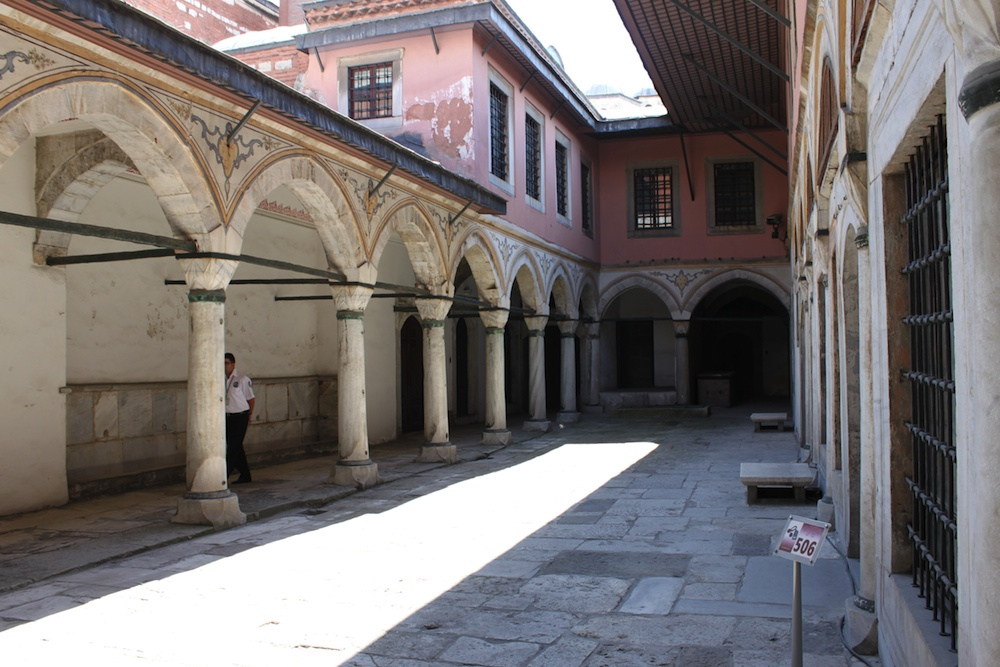
#> input picture texture synthesis and image inpainting/test_im3.jpg, 1000 x 667 px
$ python 3_fill_in_gaps_museum.py   (Python 2 division)   (older library calls are emulated)
#> lines starting #> are read from the running program, lines starting #| are printed output that depends on the picture; after the words box and inside, x2 and y2 are one past the last pixel; in counts of white or black regions, pixels touching at a corner belong together
# -*- coding: utf-8 -*-
"""
Created on Mon Mar 27 05:44:10 2017

@author: blerta
"""

from skimage import io
import numpy as np
import scipy
import operator
import random
import scipy.misc
from skimage import color


def my_gaussian_filter(sz):
#> called with sz = 23
    fltr = np.zeros((sz,sz))
    delta = sz/2
    sigma=0.2
    for ii in range(0,sz):
        for jj in range(0,sz):
            x = ii-delta
            y = jj-delta
            fltr[ii][jj] = (1/(2*3.14*sigma))*np.exp((-x*x-y*y)/2*sigma*sigma)
    return fltr

def find_pixel_value(x, y, i_img, o_img, ws):
    a = np.ones((ws,ws))
    leap = ws/2
    pxl_area = o_img[x-leap:x+leap+1, y-leap:y+leap+1]
    all_neighbor_distances = {}
    all_pixels = {}
    #print ws
    for ii in range(0,i_img.shape[0]-ws):
        for jj in range(0,i_img.shape[1]-ws):
            patch_area = i_img[ii:ii+ws, jj:jj + ws]
            if (pxl_area.shape[0] == patch_area.shape[0]) and ( pxl_area.shape[1] == patch_area.shape[1]):
                mask = np.copy(pxl_area)
                mask[mask>0]=1
                patch_area = patch_area*mask
                diff_area = pxl_area*a-patch_area
                sq_diff_area = diff_area*a*diff_area#np.multiply(diff_area,diff_area)#[x**2 for x in diff_area]
                filtered = sq_diff_area*a*the_filter*mask
                all_neighbor_distances[(ii,jj)] = np.sum(filtered)

                all_pixels[(ii,jj)] = i_img[ii + leap + 1,jj + leap + 1]
            else:
                return 0
    sorted_dict = sorted(all_neighbor_distances.items(), key=operator.itemgetter(1))
    min_val = sorted_dict[0][1]
    if min_val == 0:
        d = dict((k, v) for k, v in all_neighbor_distances.items() if v == 0)
    else:
        threshold = 1.1
        d = dict((k, v) for k, v in all_neighbor_distances.items() if v < threshold*min_val)
    a_key =  random.choice(d.keys())

    return all_pixels[a_key]


window_size = 11#5
window_size = 19#9
window_size = 23#11
padding=20
the_filter = my_gaussian_filter(window_size)


img = color.rgb2gray(io.imread('test_im3.jpg'))
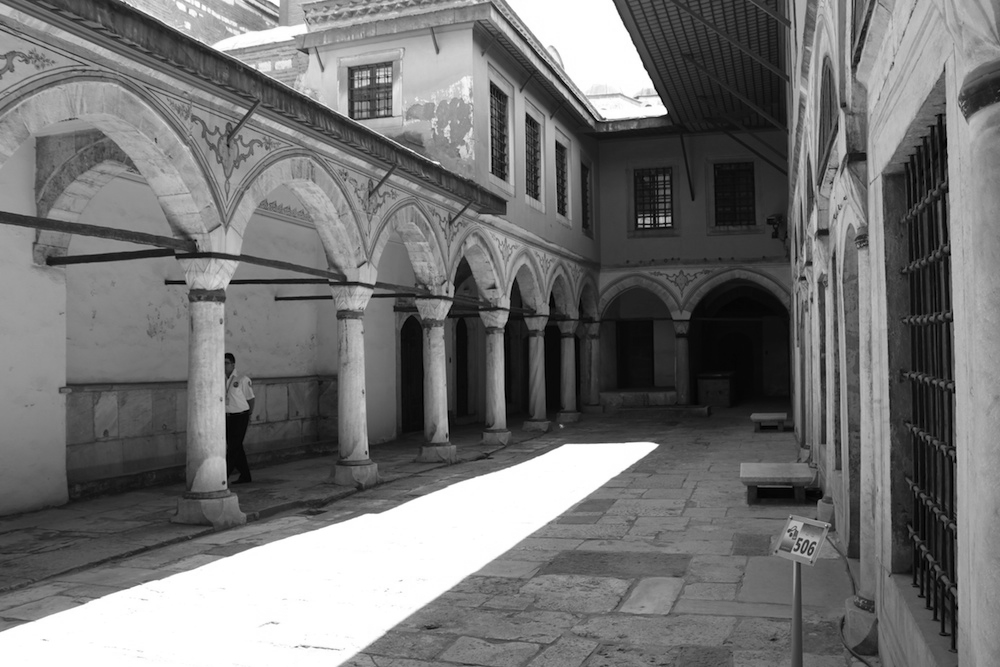
#> img: shape (667, 1000) float64; min 0, max 1, mean 0.455
#img1 = np.copy(img[0:149,0:img.shape[1]])
#img2 = np.copy(img[190:img.shape[0],0:img.shape[1]])
img = np.pad(img,pad_width=padding, mode='constant', constant_values=0)
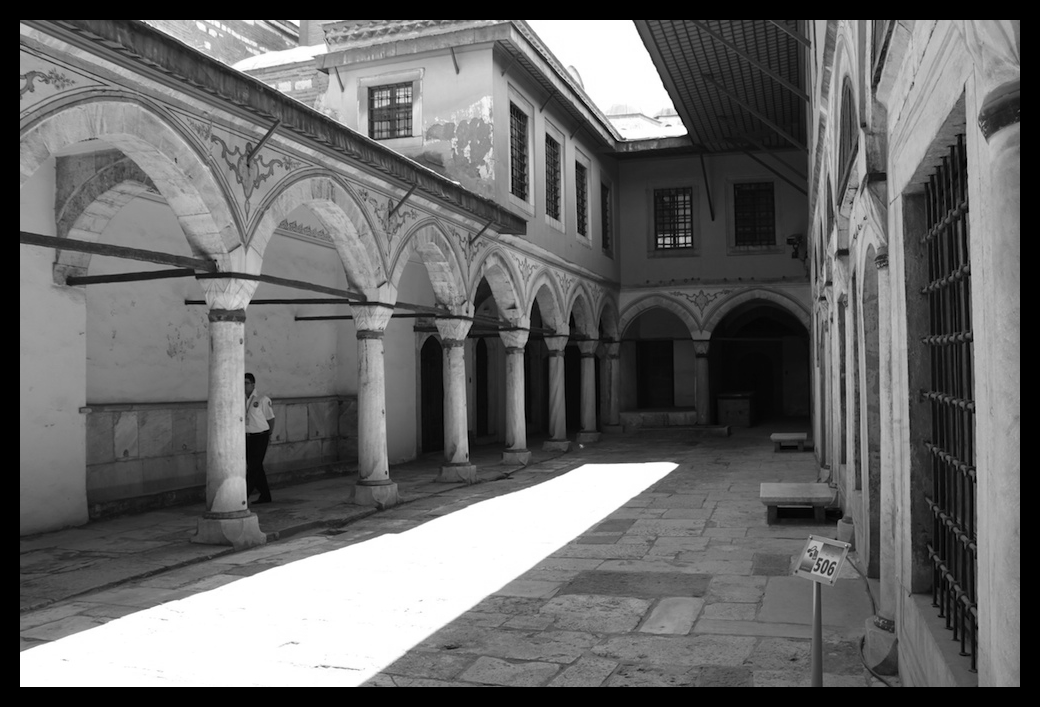
#> img: shape (707, 1040) float64; min 0, max 1, mean 0.413
#img_src = np.copy(img[padding:img.shape[0]-padding,padding:img.shape[1]-padding])
#img_src = np.copy(img[370:505,100:390])# Man
img_src = np.copy(img[370:555,100:200])# Man
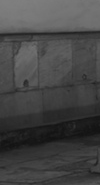
#> img_src: shape (185, 100) float64; min 0.0709, max 0.504, mean 0.273
#img_src = np.copy(img[500:707,640:750])# Floor and Sign

##### Man src
#for ii in range(370,555):
#    for jj in range(100,200):
#        img[ii,jj] = 0

# Make part of image black
## Man
for ii in range(370,505):
    for jj in range(245,281):
        img[ii,jj] = 0
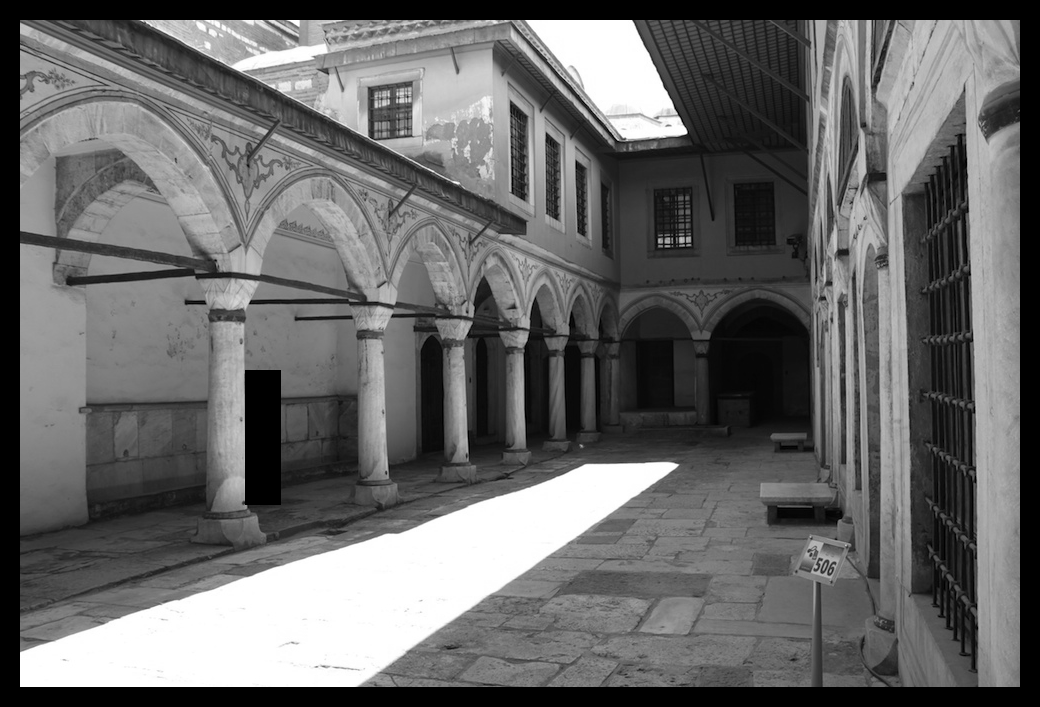
#> img: shape (707, 1040) float64; 0.66% of pixels changed, all inside (x1, y1, x2, y2) = (245, 370, 281, 505)
### Sign
# [18 lines of commented-out code are left out]
for ii in range(370,505):
    for jj in range(245,281):
#> (the run stopped early here; a loop or call above may not have finished)
